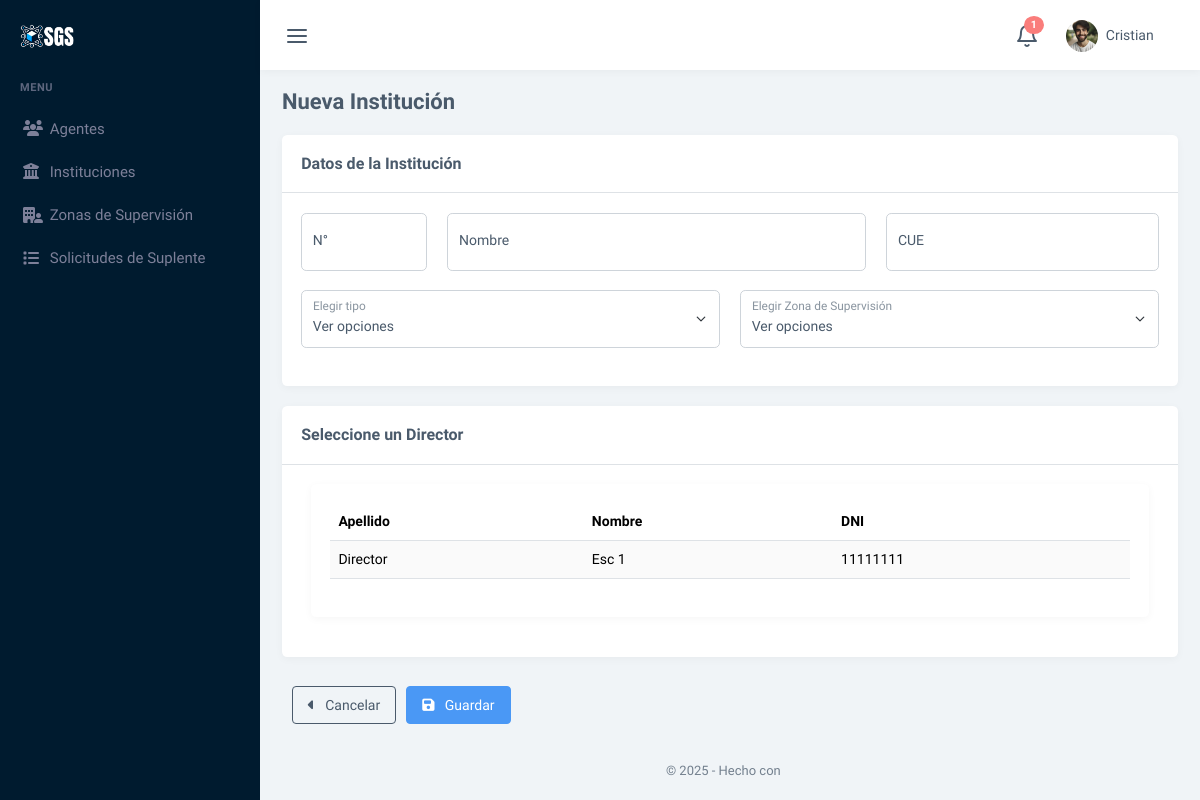
The app's page /nueva_institucion with its own data.
### tables this page shows
CREATE TABLE `agentes` (
  `id_Agente` int(11) UNSIGNED NOT NULL,
  `apellido` varchar(100) NOT NULL,
  `nombre` varchar(100) NOT NULL,
  `dni` int(11) UNSIGNED NOT NULL,
  `telefono` int(11) UNSIGNED DEFAULT NULL,
  `direccion` varchar(100) DEFAULT NULL,
  `email` varchar(100) NOT NULL,
  `usuario` varchar(100) NOT NULL,
  `password` varchar(100) NOT NULL,
  `id_Rol` tinyint(4) UNSIGNED NOT NULL,
  `eliminado` tinyint(1) NOT NULL DEFAULT 0
);

### controladores/controlador.plantilla.php (called while the page is built, shortened)
<?php
class ControladorPlantilla{
    public function ctrMostrarPlantilla(){
        include 'vistas/plantilla.php';
    }
}

### index.php (called while the page is built, shortened)
<?php
require_once 'controladores/controlador.plantilla.php';
require_once 'controladores/controlador.agentes.php';
require_once 'modelos/modelo.agentes.php';
$plantilla = new ControladorPlantilla();
$plantilla -> ctrMostrarPlantilla();

### modelos/conexion.php (called while the page is built)
<?php
try {
class Conexion{
	static public function conectar(){
		$link = new PDO("mysql:host=localhost;dbname=gestionsuplentes", "root", "");
		$link->exec("set names utf8");
		return $link;
	}
}
} catch (Exception $e) {
  return "Error: " .$e ->getMessage();
}

### modelos/modelo.agentes.php (called while the page is built, shortened)
<?php
require_once 'conexion.php';
class ModeloAgentes{
    static public function mdlMostrarDirectores()
    {
        try {
            $agentes = Conexion::conectar()->prepare("SELECT * FROM `agentes`, `roles`  WHERE agentes.id_Rol = roles.id_Rol and roles.id_Rol = 3;");
            $agentes->execute();
            return $agentes->fetchAll(PDO::FETCH_ASSOC);
        } catch (Exception $e) {
            return "Error: " .$e ->getMessage();
        }
    }
}

### controladores/controlador.agentes.php (called while the page is built, shortened)
<?php
class ControladorAgentes{
    static public function ctrMostrarDirectores(){
        $respuesta = ModeloAgentes::mdlMostrarDirectores();
        return $respuesta;
    }
}

### vistas/modulos/seleccionar_director.php (the view, shortened to what this page needs)
<div class="container-xxl">
    <div class="row">
        <div class="col-12">
            <div class="card">
                <div class="card-body">
                    <table id="tablaSelectES" class="table table-striped table-hover dt-responsive nowrap w-100">
                        <thead>
                            <tr>
                                <th>Apellido</th>
                                <th>Nombre</th>
                                <th>DNI</th>
                            </tr>
                        </thead>
                        <tbody>
                            <?php
                                $agentes = ControladorAgentes::ctrMostrarDirectores();
                                foreach ($agentes as $key => $value) {
                            ?>
                            <tr style = "background-color:#000888">
                                <td> <?php echo $value["apellido"] ?></td>
                                <td> <?php echo $value["nombre"] ?></td>
                                <td> <?php echo $value["dni"] ?></td>
                            </tr>
                            <?php } ?>
                        </tbody>
                    </table>
                </div>
            </div>
        </div>
    </div>
</div>

### records on screen
agentes: apellido "Director", nombre "Esc 1", dni "11111111"
